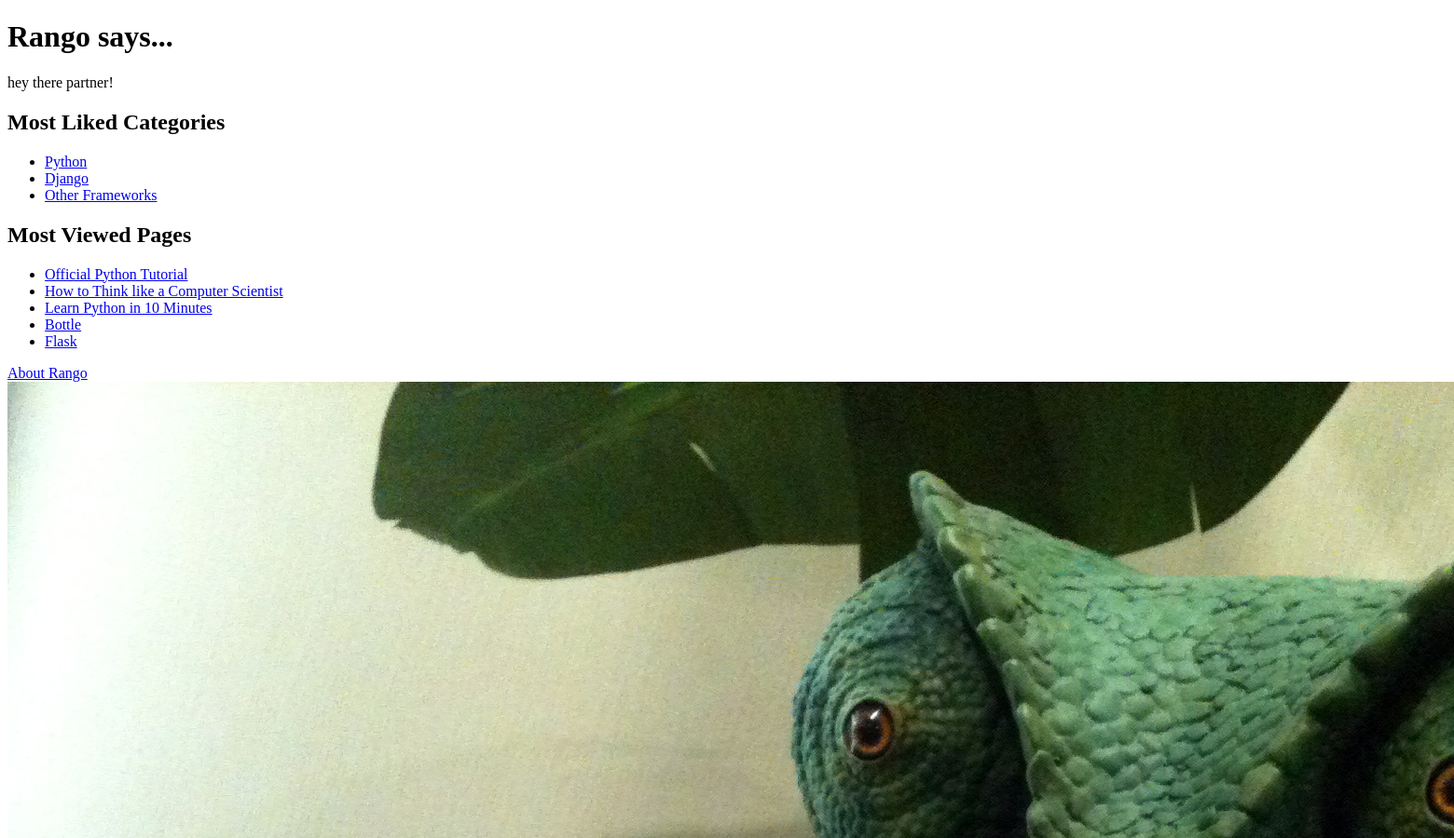
Before: / (upper part) with the older database file.
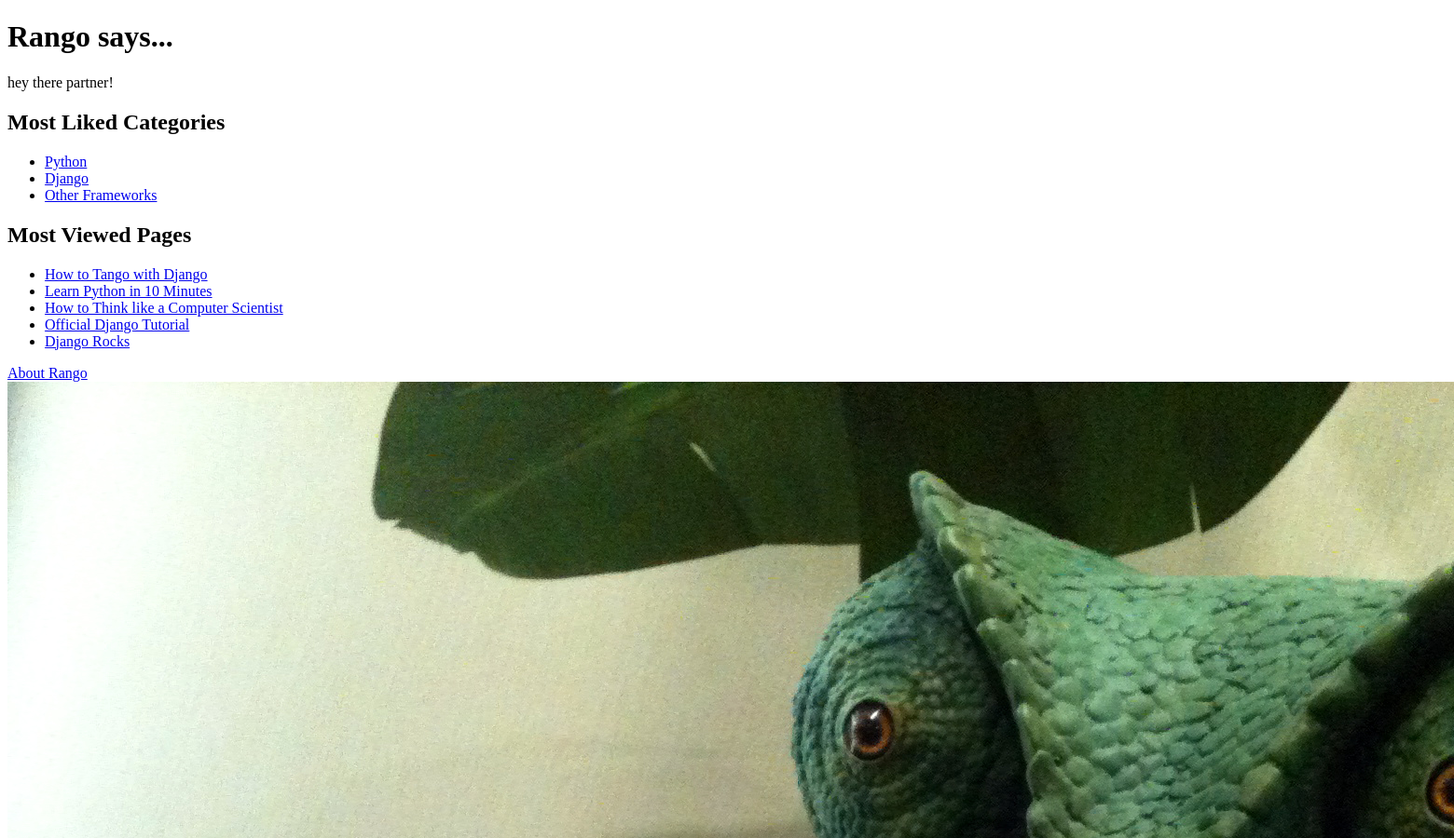
After: the same page with the newer database file.
### rango/models.py (models this page shows, shortened)
class Category(models.Model):
	name = models.CharField(max_length=128, unique=True)
	views = models.IntegerField(default = 0)
	likes = models.IntegerField(default = 0)
	slug = models.SlugField(unique=True)
	class Meta:
		verbose_name_plural = 'Categories'

class Page(models.Model):
	category = models.ForeignKey(Category)
	title = models.CharField(max_length=128)
	url = models.URLField()
	views = models.IntegerField(default=0)

### rango/views.py (the view)
# urls.py: url(r'^$', views.index, name='index'),
def index(request):
	category_list = Category.objects.order_by('-likes')[:5]
	page_list = Page.objects.order_by('-views')[:5]
	context_dict = {'categories': category_list, 'pages': page_list,}
	return render(request, 'rango/index.html', context_dict)

### templates/rango/index.html (shortened to what this page needs)
<!DOCTYPE html>
{% load staticfiles %}
<html>
<head>
</head>
<body>
	<h1>Rango says...</h1>
	<div>hey there partner!</div>
	<h2>Most Liked Categories</h2>
	<div>
	{% if categories %}
	<ul>
		{% for category in categories %}
			<li>
			<a href="/rango/category/{{ category.slug }}">{{ category.name }}</a>
			</li>
		{% endfor %}
	</ul>
	{% else %}
		<strong>There are no categories present.</strong>
	{% endif %}
	</div>
	<h2>Most Viewed Pages</h2>
	<div>
	{% if pages %}
		<ul>
		{% for page in pages %}
			<li><a href="{{ page.url }}">{{ page.title }}</a></li>
		{% endfor %}
		</ul>
	{% else %}
		<strong>No pages currently in category.</strong>
	{% endif %}
	</div>
    <div>
        <a href="/rango/about/">About Rango</a><br />
        <img src="{% static "images/rango.jpg" %}" alt="Picture of Rango" />
    </div>
</body>
</html>

Changed rows visible on the page:
no longer on this page (row edited): Page: title "Official Python Tutorial"
no longer on this page (row edited): Page: title "Bottle"
no longer on this page (row edited): Page: title "Flask"
now on this page (row edited): Page: title "How to Tango with Django"
changed Page "Learn Python in 10 Minutes": moves up the list
now on this page (row edited): Page: title "Official Django Tutorial"
now on this page (row edited): Page: title "Django Rocks"
